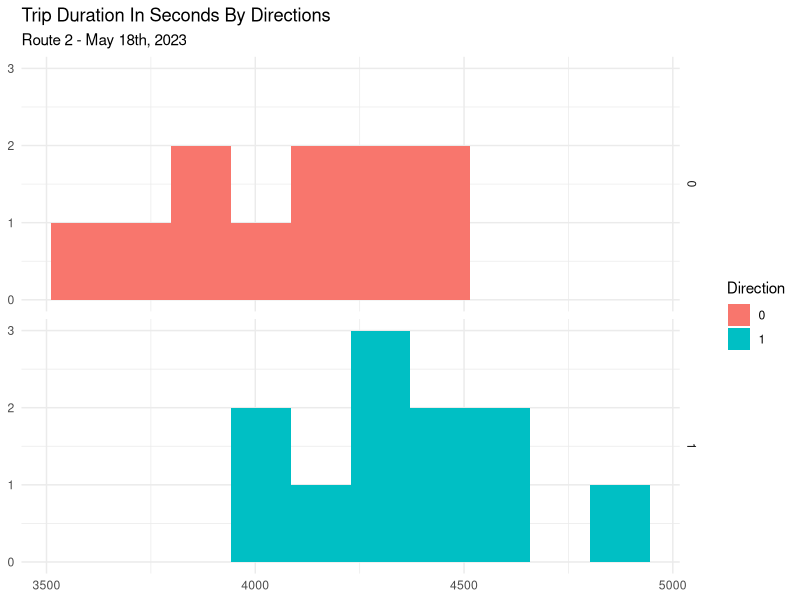
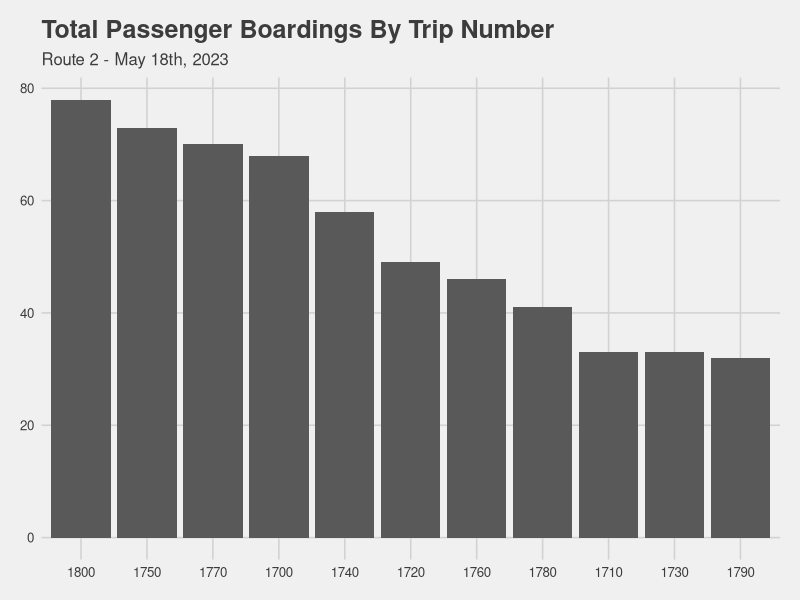

Write the R code that produced these figures, in order.
# Load Packages -----------------------------------------------------------

# Load the tidyverse and ggthemes package

library(tidyverse)
library(ggthemes)

# Import Data -------------------------------------------------------------

vehicle_data <- read_csv("stop_event_sample2.csv")

# group by vehicle_number, route_number, direction, and trip_number
# to calculate the total_trip_time in seconds

trip_durations <- vehicle_data |> 
  mutate(DIRECTION_CHAR = case_when(DIRECTION == 1 ~ '1',
            DIRECTION == 0 ~ '0')) |> 
  group_by(VEHICLE_NUMBER, ROUTE_NUMBER, DIRECTION_CHAR, TRIP_NUMBER) |> 
  summarize(TOTAL_TRIP_TIME_SECONDS=max(ARRIVE_TIME)-min(LEAVE_TIME)) |> 
  ungroup() |> 
  arrange(desc(TOTAL_TRIP_TIME_SECONDS))

# plot a histogram of the various trip times by direction
# use facet rows so it's easy-ish to compare
# it looks like direction 1 is a little slower (longer trip times)
# I was worried about adding too much data to github but I think the 
# histogram would look better with more data :)


ggplot(data=trip_durations,
       mapping=aes(x=TOTAL_TRIP_TIME_SECONDS,fill=DIRECTION_CHAR)) +
  geom_histogram(bins=10) +
  facet_grid(rows = vars(DIRECTION_CHAR)) +
  theme_minimal() + 
  labs(title = "Trip Duration In Seconds By Directions",
       subtitle = "Route 2 - May 18th, 2023",
       x=NULL, y=NULL, fill="Direction")

passenger_boardings_by_trip <- vehicle_data |> 
                                  group_by(ROUTE_NUMBER, TRIP_NUMBER) |> 
                                  summarize(TOTAL_ONS=sum(ONS)) 

ggplot(data=passenger_boardings_by_trip,
       mapping=aes(x=reorder(TRIP_NUMBER,desc(TOTAL_ONS)), y=TOTAL_ONS)) +
  geom_col() +
  labs(title="Total Passenger Boardings By Trip Number",
       subtitle = "Route 2 - May 18th, 2023"
       ,x=NULL,y=NULL) + 
  theme_fivethirtyeight()

